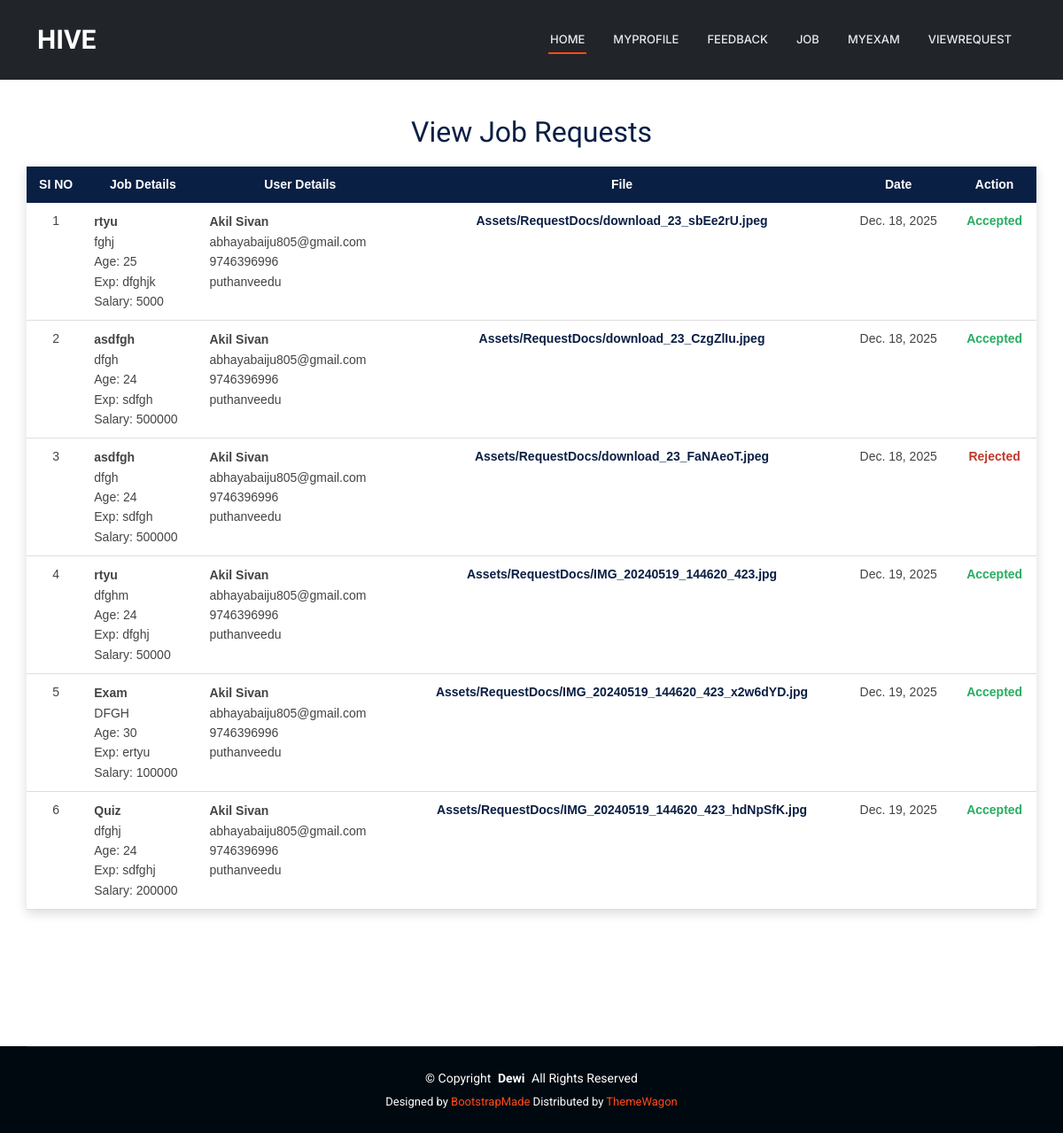
/JobProvider/ViewRequest/ (signed in), run on the app's committed database.
### User/models.py (models this page shows)
class tbl_request(models.Model):
    request_date=models.DateField(auto_now_add=True)
    request_status=models.IntegerField(default=0)
    request_file=models.FileField(upload_to="Assets/RequestDocs/")
    job_id=models.ForeignKey(tbl_job,on_delete=models.CASCADE)
    user_id=models.ForeignKey(tbl_user,on_delete=models.CASCADE)

### JobProvider/models.py (models this page shows)
class tbl_job(models.Model):
    job_title=models.CharField(max_length=50)
    job_content=models.CharField(max_length=50)
    job_requriedage=models.CharField(max_length=50)
    job_experience=models.CharField(max_length=50)
    job_salary=models.CharField(max_length=50)
    job_lastdate=models.DateField()
    job_date=models.DateField(auto_now_add=True)
    job_status=models.IntegerField(default=0)
    jobprovider_id=models.ForeignKey(tbl_jobprovider,on_delete=models.CASCADE)
    jobcategory_id=models.ForeignKey(tbl_jobcategory,on_delete=models.CASCADE)
    jobtype_id=models.ForeignKey(tbl_jobtype,on_delete=models.CASCADE)

### Guest/models.py (models this page shows)
class tbl_user(models.Model):
    user_name = models.CharField(max_length=50)
    user_email = models.CharField(max_length=50)
    user_contact = models.CharField(max_length=50)
    user_address = models.CharField(max_length=100)
    user_gender = models.CharField(max_length=50)
    user_dob = models.DateField()
    user_password = models.CharField(max_length=50)
    user_photo = models.FileField(upload_to="Assets/UserDocs/")
    place = models.ForeignKey(tbl_place,on_delete=models.CASCADE)

### JobProvider/views.py (the view)
# urls.py: path('ViewRequest/',views.ViewRequest,name="ViewRequest"),
def ViewRequest(request):
    viewrequestdata=tbl_request.objects.filter(user_id=request.session['uid'])
    return render(request,"JobProvider/ViewRequest.html",{"viewrequestdata":viewrequestdata})

### JobProvider/Templates/JobProvider/ViewRequest.html (shortened to what this page needs)
{% extends 'JobProvider/Header.html' %}
{% block content %}
<div class="jp-request-wrapper">
    <h2 class="jp-request-title">View Job Requests</h2>
    <table class="jp-request-table">
        <thead>
            <tr>
                <th>SI NO</th>
                <th>Job Details</th>
                <th>User Details</th>
                <th>File</th>
                <th>Date</th>
                <th>Action</th>
            </tr>
        </thead>
        <tbody>
            {% for i in viewrequestdata %}
            <tr>
                <td align="center">{{ forloop.counter }}</td>
                <td class="jp-request-job">
                    <strong>{{ i.job_id.job_title }}</strong><br>
                    {{ i.job_id.job_content }}<br>
                    Age: {{ i.job_id.job_requriedage }}<br>
                    Exp: {{ i.job_id.job_experience }}<br>
                    Salary: {{ i.job_id.job_salary }}
                </td>
                <td class="jp-request-user">
                    <strong>{{ i.user_id.user_name }}</strong><br>
                    {{ i.user_id.user_email }}<br>
                    {{ i.user_id.user_contact }}<br>
                    {{ i.user_id.user_address }}
                </td>
                <td class="jp-request-file">
                    {{ i.request_file }}
                </td>
                <td align="center">
                    {{ i.request_date }}
                </td>
                <td class="jp-request-actions" align="center">
                    {% if i.request_status == 0 %}
                        <a href="{% url 'JobProvider:Accept' i.id %}">Accept</a>
                        <a href="{% url 'JobProvider:Reject' i.id %}">Reject</a>
                    {% elif i.request_status == 1 %}
                        <span class="jp-status-accepted">Accepted</span>
                    {% elif i.request_status == 2 %}
                        <span class="jp-status-rejected">Rejected</span>
                    {% endif %}
                </td>
            </tr>
            {% endfor %}
        </tbody>
    </table>
</div>
{% endblock %}

### Guest/static/Main/assets/css/main.css (style rules this page uses)
:root { --default-font: "Roboto", system-ui, -apple-system, "Segoe UI", Roboto, "Helvetica Neue", Arial, "Noto Sans", "Liberation Sans", sans-serif, "Apple Color Emoji", "Segoe UI Emoji", "Segoe UI Symbol", "Noto Color Emoji"; --heading-font: "Raleway", sans-serif; --nav-font: "Inter", sans-serif; }
:root { --background-color: #ffffff; --default-color: #444444; --heading-color: #273d4e; --accent-color: #ff4a17; --surface-color: #ffffff; --contrast-color: #ffffff; }
:root { --nav-color: #e5eaee; --nav-hover-color: #ff4a17; --nav-mobile-background-color: #ffffff; --nav-dropdown-background-color: #ffffff; --nav-dropdown-color: #444444; --nav-dropdown-hover-color: #ff4a17; }
:root { scroll-behavior: smooth; }
body { color: var(--default-color); background-color: var(--background-color); font-family: var(--default-font); }
h1, h2, h3, h4, h5, h6 { color: var(--heading-color); font-family: var(--heading-font); }

### JobProvider/Templates/JobProvider/ViewRequest.html (style rules this page uses)
.jp-request-wrapper { width: 95%; margin: 30px auto; font-family: Arial, sans-serif; }
.jp-request-title { text-align: center; margin-bottom: 20px; color: #0a1f44; }
.jp-request-table { width: 100%; border-collapse: collapse; background-color: #ffffff; box-shadow: 0 4px 12px rgba(0,0,0,0.15); }
.jp-request-table th { background-color: #0a1f44; color: #ffffff; padding: 10px; font-size: 14px; text-align: center; }
.jp-request-table td { padding: 10px; font-size: 14px; vertical-align: top; border-bottom: 1px solid #ddd; }
.jp-request-job, .jp-request-user { line-height: 1.6; }
.jp-request-file { text-align: center; font-weight: bold; color: #0a1f44; }
.jp-status-accepted { color: #27ae60; font-weight: bold; }
.jp-status-rejected { color: #c0392b; font-weight: bold; }

### data on the page
tbl_request: job_id.job_title "rtyu", job_id.job_content "fghj", job_id.job_requriedage "25", job_id.job_experience "dfghjk", job_id.job_salary "5000", user_id.user_name "Akil Sivan", user_id.user_email "abhayabaiju805@gmail.com", user_id.user_contact "9746396996", user_id.user_address "puthanveedu", request_file "Assets/RequestDocs/download_23_sbEe2rU.jpeg", request_date "Dec. 18, 2025", request_status "Accepted"
tbl_request: job_id.job_title "asdfgh", job_id.job_content "dfgh", job_id.job_requriedage "24", job_id.job_experience "sdfgh", job_id.job_salary "500000", user_id.user_name "Akil Sivan", user_id.user_email "abhayabaiju805@gmail.com", user_id.user_contact "9746396996", user_id.user_address "puthanveedu", request_file "Assets/RequestDocs/download_23_CzgZlIu.jpeg", request_date "Dec. 18, 2025", request_status "Accepted"
tbl_request: job_id.job_title "asdfgh", job_id.job_content "dfgh", job_id.job_requriedage "24", job_id.job_experience "sdfgh", job_id.job_salary "500000", user_id.user_name "Akil Sivan", user_id.user_email "abhayabaiju805@gmail.com", user_id.user_contact "9746396996", user_id.user_address "puthanveedu", request_file "Assets/RequestDocs/download_23_FaNAeoT.jpeg", request_date "Dec. 18, 2025", request_status "Rejected"
tbl_request: job_id.job_title "rtyu", job_id.job_content "dfghm", job_id.job_requriedage "24", job_id.job_experience "dfghj", job_id.job_salary "50000", user_id.user_name "Akil Sivan", user_id.user_email "abhayabaiju805@gmail.com", user_id.user_contact "9746396996", user_id.user_address "puthanveedu", request_file "Assets/RequestDocs/IMG_20240519_144620_423.jpg", request_date "Dec. 19, 2025", request_status "Accepted"
tbl_request: job_id.job_title "Exam", job_id.job_content "DFGH", job_id.job_requriedage "30", job_id.job_experience "ertyu", job_id.job_salary "100000", user_id.user_name "Akil Sivan", user_id.user_email "abhayabaiju805@gmail.com", user_id.user_contact "9746396996", user_id.user_address "puthanveedu", request_file "Assets/RequestDocs/IMG_20240519_144620_423_x2w6dYD.jpg", request_date "Dec. 19, 2025", request_status "Accepted"
tbl_request: job_id.job_title "Quiz", job_id.job_content "dfghj", job_id.job_requriedage "24", job_id.job_experience "sdfghj", job_id.job_salary "200000", user_id.user_name "Akil Sivan", user_id.user_email "abhayabaiju805@gmail.com", user_id.user_contact "9746396996", user_id.user_address "puthanveedu", request_file "Assets/RequestDocs/IMG_20240519_144620_423_hdNpSfK.jpg", request_date "Dec. 19, 2025", request_status "Accepted"
